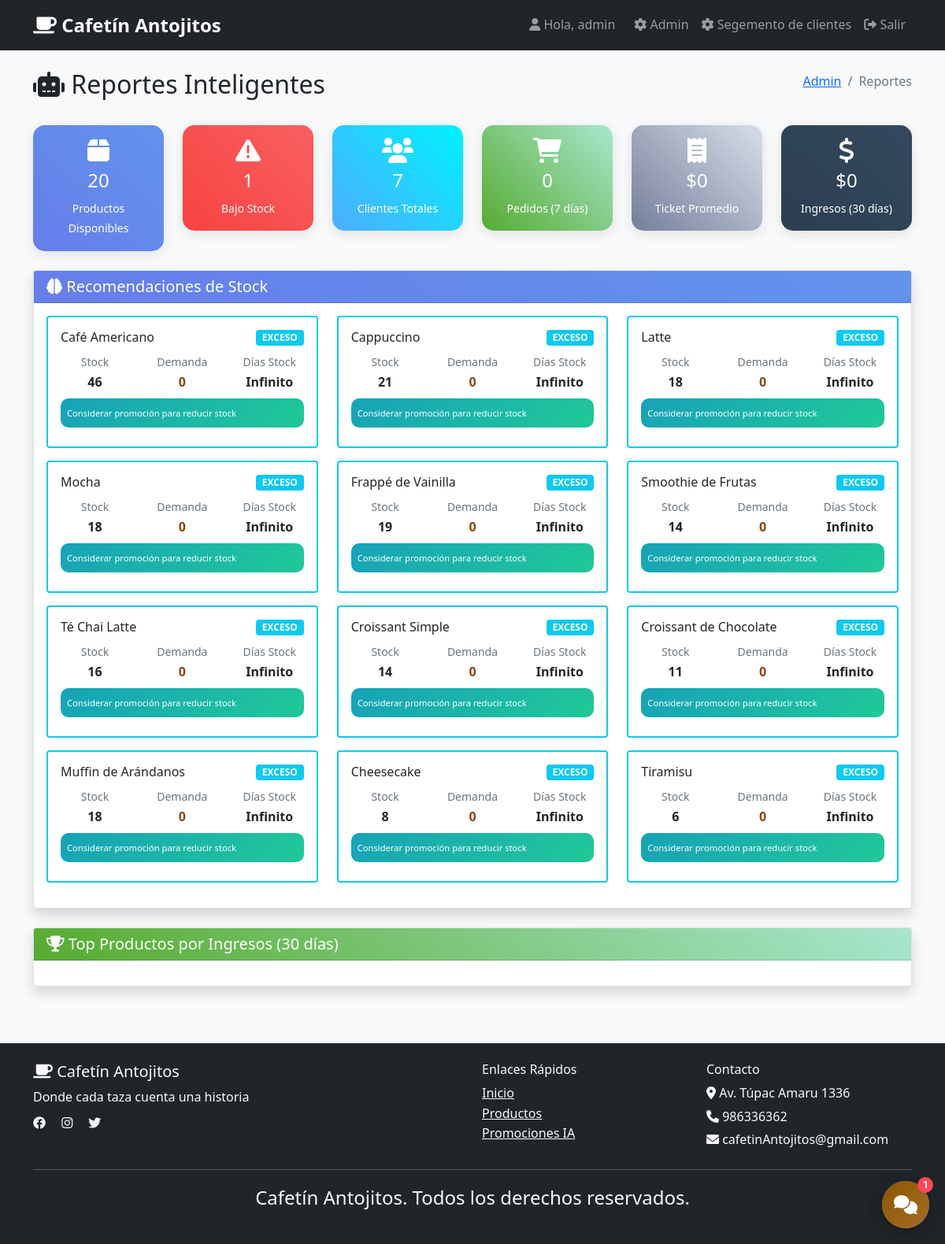
The page /admin/reportes (signed in) on the database its author committed.
### tables this page shows
CREATE TABLE productos (
            id INTEGER PRIMARY KEY AUTOINCREMENT,
            nombre TEXT NOT NULL,
            descripcion TEXT,
            precio REAL NOT NULL,
            imagen TEXT,
            categoria TEXT,
            stock INTEGER DEFAULT 0,
            popularidad INTEGER DEFAULT 0,
            created_at TIMESTAMP DEFAULT CURRENT_TIMESTAMP
        );

### app.py (the view)
@app.route('/admin/reportes')
def admin_reportes():
    if 'user_id' not in session or session.get('role') != 'admin':
        flash('Acceso denegado', 'error')
        return redirect(url_for('index'))
    recomendaciones_stock = generate_stock_recommendations()
    conn = get_db_connection()
    metricas = conn.execute('''
        SELECT
            (SELECT COUNT(*) FROM productos WHERE stock > 0) as productos_disponibles,
            (SELECT COUNT(*) FROM productos WHERE stock <= 5) as productos_bajo_stock,
            (SELECT COUNT(*) FROM usuarios WHERE role = 'user') as total_clientes,
            (SELECT COUNT(*) FROM pedidos WHERE created_at >= date('now', '-7 days')) as pedidos_semana,
            (SELECT ROUND(AVG(total), 2) FROM pedidos WHERE created_at >= date('now', '-30 days')) as ticket_promedio,
            (SELECT SUM(total) FROM pedidos WHERE created_at >= date('now', '-30 days')) as ingresos_mes
    ''').fetchone()
    top_productos_ingresos = conn.execute('''
        SELECT
            p.nombre,
            SUM(h.cantidad * p.precio) as ingresos,
            SUM(h.cantidad) as unidades_vendidas,
            COUNT(DISTINCT h.user_id) as clientes_compraron
        FROM historial_compras h
        JOIN productos p ON h.producto_id = p.id
        WHERE h.fecha >= date('now', '-30 days')
        GROUP BY p.id, p.nombre
        ORDER BY ingresos DESC
        LIMIT 10
    ''').fetchall()
    conn.close()
    return render_template('admin_reportes.html',
                         recomendaciones_stock=recomendaciones_stock,
                         metricas=metricas,
                         top_productos_ingresos=top_productos_ingresos)

### app.py (called while the page is built, shortened)
def get_db_connection():
    conn = sqlite3.connect(DATABASE)
    conn.row_factory = sqlite3.Row
    return conn

def predict_demand(producto_id, days_ahead=7):
    conn = get_db_connection()
    ventas_historicas = conn.execute('''
        SELECT DATE(h.fecha) as fecha, SUM(h.cantidad) as total_vendido
        FROM historial_compras h
        WHERE h.producto_id = ? AND h.fecha >= date('now', '-30 days')
        GROUP BY DATE(h.fecha)
        ORDER BY fecha
    ''', (producto_id,)).fetchall()
    if len(ventas_historicas) < 3:
        conn.close()
        return 0

### templates/admin_reportes.html (shortened to what this page needs)
{% extends "base.html" %}
{% block content %}
<div class="container py-4">
    <div class="d-flex justify-content-between align-items-center mb-4">
        <h2><i class="fas fa-robot"></i> Reportes Inteligentes</h2>
        <nav aria-label="breadcrumb">
            <ol class="breadcrumb">
                <li class="breadcrumb-item"><a href="{{ url_for('admin') }}">Admin</a></li>
                <li class="breadcrumb-item active">Reportes</li>
            </ol>
        </nav>
    </div>
    <div class="row mb-4">
        <div class="col-md-2">
            <div class="card metric-card bg-gradient-primary text-white">
                <div class="card-body text-center">
                    <i class="fas fa-box fa-2x mb-2"></i>
                    <h4>{{ metricas.productos_disponibles }}</h4>
                    <small>Productos Disponibles</small>
                </div>
            </div>
        </div>
        <div class="col-md-2">
            <div class="card metric-card bg-gradient-warning text-white">
                <div class="card-body text-center">
                    <i class="fas fa-exclamation-triangle fa-2x mb-2"></i>
                    <h4>{{ metricas.productos_bajo_stock }}</h4>
                    <small>Bajo Stock</small>
                </div>
            </div>
        </div>
        <div class="col-md-2">
            <div class="card metric-card bg-gradient-info text-white">
                <div class="card-body text-center">
                    <i class="fas fa-users fa-2x mb-2"></i>
                    <h4>{{ metricas.total_clientes }}</h4>
                    <small>Clientes Totales</small>
                </div>
            </div>
        </div>
        <div class="col-md-2">
            <div class="card metric-card bg-gradient-success text-white">
                <div class="card-body text-center">
                    <i class="fas fa-shopping-cart fa-2x mb-2"></i>
                    <h4>{{ metricas.pedidos_semana }}</h4>
                    <small>Pedidos (7 días)</small>
                </div>
            </div>
        </div>
        <div class="col-md-2">
            <div class="card metric-card bg-gradient-secondary text-white">
                <div class="card-body text-center">
                    <i class="fas fa-receipt fa-2x mb-2"></i>
                    <h4>${{ "%.0f"|format(metricas.ticket_promedio or 0) }}</h4>
                    <small>Ticket Promedio</small>
                </div>
            </div>
        </div>
        <div class="col-md-2">
            <div class="card metric-card bg-gradient-dark text-white">
                <div class="card-body text-center">
                    <i class="fas fa-dollar-sign fa-2x mb-2"></i>
                    <h4>${{ "%.0f"|format(metricas.ingresos_mes or 0) }}</h4>
                    <small>Ingresos (30 días)</small>
                </div>
            </div>
        </div>
    </div>
    <div class="card shadow mb-4">
        <div class="card-header bg-gradient-primary text-white">
            <h5 class="mb-0">
                <i class="fas fa-brain"></i> Recomendaciones de Stock
            </h5>
        </div>
        <div class="card-body">
            <div class="row">
                {% for rec in recomendaciones_stock[:12] %}
                <div class="col-md-6 col-lg-4 mb-3">
                    <div class="card recommendation-card h-100
                        {% if rec.urgencia == 'CRÍTICO' %}border-danger
                        {% elif rec.urgencia == 'ALTO' %}border-warning
                        {% elif rec.urgencia == 'EXCESO' %}border-info
                        {% else %}border-success{% endif %}">
                        <div class="card-body">
                            <div class="d-flex justify-content-between align-items-start mb-2">
                                <h6 class="card-title mb-0">{{ rec.producto.nombre }}</h6>
                                <span class="badge
                                    {% if rec.urgencia == 'CRÍTICO' %}bg-danger
                                    {% elif rec.urgencia == 'ALTO' %}bg-warning
                                    {% elif rec.urgencia == 'EXCESO' %}bg-info
                                    {% else %}bg-success{% endif %}">
                                    {{ rec.urgencia }}
                                </span>
                            </div>
                            <div class="row text-center mb-2">
                                <div class="col-4">
                                    <small class="text-muted">Stock</small>
                                    <div class="fw-bold">{{ rec.producto.stock }}</div>
                                </div>
                                <div class="col-4">
                                    <small class="text-muted">Demanda</small>
                                    <div class="fw-bold text-primary">{{ rec.demanda_predicha }}</div>
                                </div>
                                <div class="col-4">
                                    <small class="text-muted">Días Stock</small>
                                    <div class="fw-bold">{{ rec.dias_stock }}</div>
                                </div>
                            </div>
                            <div class="alert alert-sm
                                {% if rec.urgencia == 'CRÍTICO' %}alert-danger
                                {% elif rec.urgencia == 'ALTO' %}alert-warning
                                {% elif rec.urgencia == 'EXCESO' %}alert-info
                                {% else %}alert-success{% endif %} mb-2">
                                <small>{{ rec.accion }}</small>
                            </div>
                        </div>
                    </div>
                </div>
                {% endfor %}
            </div>
        </div>
    </div>
    <div class="card shadow">
        <div class="card-header bg-gradient-success text-white">
            <h5 class="mb-0">
                <i class="fas fa-trophy"></i> Top Productos por Ingresos (30 días)
            </h5>
        </div>
        <div class="card-body">
        </div>
    </div>
</div>
{% endblock %}

### static/style.css (style rules this page uses)
:root { --primary-color: #8b4513; --secondary-color: #d2691e; --accent-color: #f4a460; --dark-color: #2c1810; --light-color: #f5f5dc; --success-color: #28a745; --danger-color: #dc3545; --warning-color: #ffc107; --info-color: #17a2b8; }
* { box-sizing: border-box; }
body { font-family: "Segoe UI", Tahoma, Geneva, Verdana, sans-serif; background-color: #f8f9fa; line-height: 1.6; }
.alert { border: none; border-radius: 10px; padding: 1rem 1.5rem; }
.alert-info { background: linear-gradient(135deg, var(--info-color), #20c997); color: white; }
.card { transition: all 0.3s ease; }
.text-primary { color: var(--primary-color) !important; }

### templates/admin_reportes.html (style rules this page uses)
.metric-card { border: none; border-radius: 15px; box-shadow: 0 4px 15px rgba(0, 0, 0, 0.1); transition: transform 0.3s ease; }
.bg-gradient-primary { background: linear-gradient(45deg, #667eea, #6293ed); }
.bg-gradient-success { background: linear-gradient(45deg, #56ab2f, #a8e6cf); }
.bg-gradient-warning { background: linear-gradient(45deg, #f84242, #f86060); }
.bg-gradient-info { background: linear-gradient(45deg, #4facfe, #00f2fe); }
.bg-gradient-secondary { background: linear-gradient(45deg, #757f9a, #d7dde8); }
.bg-gradient-dark { background: linear-gradient(45deg, #2c3e50, #34495e); }
.recommendation-card { transition: transform 0.3s ease; border-width: 2px; }
.alert-sm { padding: 0.5rem; font-size: 0.8rem; }
.breadcrumb { background: none; padding: 0; }

### rows shown on the page
productos: producto.nombre "Café Americano", producto.stock "46"
productos: producto.nombre "Cappuccino", producto.stock "21"
productos: producto.nombre "Latte", producto.stock "18"
productos: producto.nombre "Mocha", producto.stock "18"
productos: producto.nombre "Frappé de Vainilla", producto.stock "19"
productos: producto.nombre "Smoothie de Frutas", producto.stock "14"
productos: producto.nombre "Té Chai Latte", producto.stock "16"
productos: producto.nombre "Croissant Simple", producto.stock "14"
productos: producto.nombre "Croissant de Chocolate", producto.stock "11"
productos: producto.nombre "Muffin de Arándanos", producto.stock "18"
productos: producto.nombre "Cheesecake", producto.stock "8"
productos: producto.nombre "Tiramisu", producto.stock "6"

### other values the page prints
{{ session.username }} "admin"
{{ metricas.productos_disponibles }} "20"
{{ metricas.productos_bajo_stock }} "1"
{{ metricas.total_clientes }} "7"
{{ metricas.pedidos_semana }} "0"
{{ "%.0f"|format(metricas.ticket_promedio or 0) }} "0"
{{ "%.0f"|format(metricas.ingresos_mes or 0) }} "0"
{{ rec.urgencia }} "EXCESO" "EXCESO" "EXCESO" "EXCESO" "EXCESO" "EXCESO" "EXCESO" "EXCESO" "EXCESO" "EXCESO" "EXCESO" "EXCESO"
{{ rec.demanda_predicha }} "0" "0" "0" "0" "0" "0" "0" "0" "0" "0" "0" "0"
{{ rec.dias_stock }} "Infinito" "Infinito" "Infinito" "Infinito" "Infinito" "Infinito" "Infinito" "Infinito" "Infinito" "Infinito" "Infinito" "Infinito"
{{ rec.accion }} "Considerar promoción para reducir stock" "Considerar promoción para reducir stock" "Considerar promoción para reducir stock" "Considerar promoción para reducir stock" "Considerar promoción para reducir stock" "Considerar promoción para reducir stock" "Considerar promoción para reducir stock" "Considerar promoción para reducir stock" "Considerar promoción para reducir stock" "Considerar promoción para reducir stock" "Considerar promoción para reducir stock" "Considerar promoción para reducir stock"
